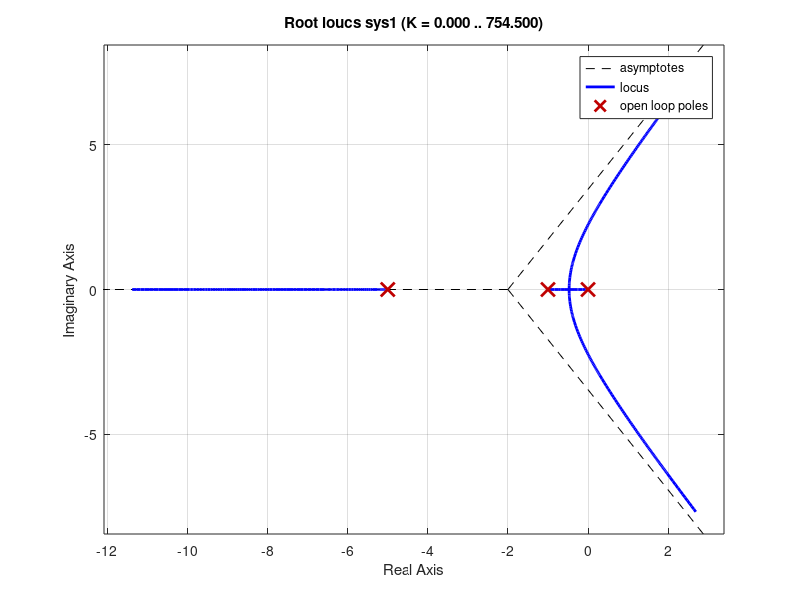

The MATLAB source for this figure: (Note: this script raises an error after producing the figure.)
clc;clear;
%DESIGN OF PID CONTROLLER
%uncompensated system
num=[1 ] ;
den=conv(conv([1 0],[1 1]),[1 5]);
sys1=tf(num,den);
figure,rlocus(sys1)
pos=15;wn=0;
%z=solve('exp((-z*pi)/(sqrt(1-z^2)))=0.2');
z=-log(pos/100)/sqrt(pi^2+[log(pos/100)]^2);
sgrid(z,wn);
[K,P]=rlocfind(sys1);
TP=pi/abs(imag(P(2)));
